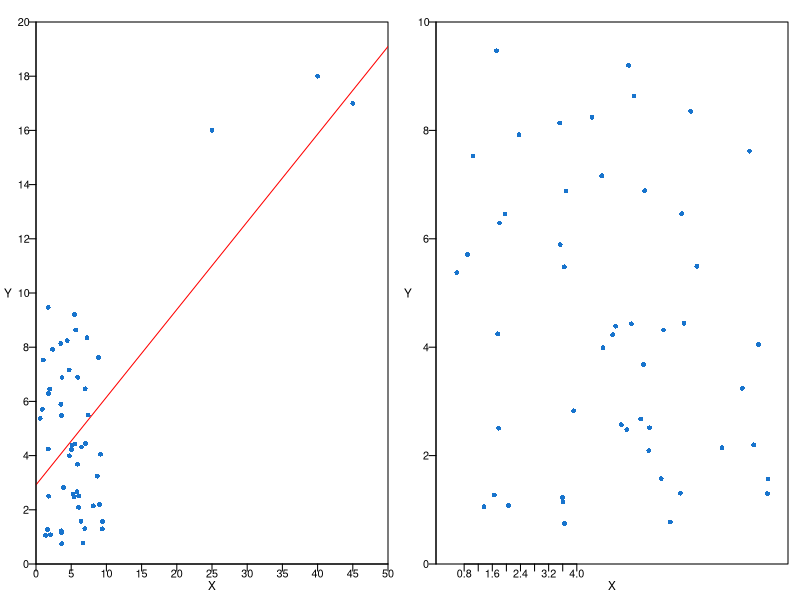

Reproduce this figure in R.

AzulS = "#B9C9F5"
t=0.65

set.seed(805)
x = c(runif(50, 0.5, 9.5), 25, 40, 45)
y = c(runif(50, 0.5, 9.5), 16, 18, 17)

png("rectaTendencia.png", width=1255.5, height=604.5, res = 300)
par(mar=c(1.7, 1.7, 1, 0.5) + 0.1, mgp = c(0,0.4,0), mfrow=c(1,2))

plot(x, y, pch = 16, col = "dodgerblue3", cex = 0.65,
		 ylab = "", xlab = "", ylim = c(0, 20), xlim = c(0, 50),
		 xaxt='n', yaxt='n',  xaxs="i", yaxs="i", main = "")

abline(lm(y~x), col = "red")

axis(1, seq(0, 50, by=5), tck=-0.02, cex.axis=t, padj = -1.3, xpd = NA)
axis(2, seq(0, 20, by=2), tck=-0.02, hadj = 0.85, las=1, cex.axis=t)
mtext(side = 1, text = "X", line = 0.5, cex=t+0.05)
mtext(side = 2, text = "Y", line = 1.2, cex=t+0.05, las=1)

plot(x, y, pch = 16, col = "dodgerblue3", cex = 0.65,
     ylab = "", xlab = "", ylim = c(0, 10), xlim = c(0, 10),
     xaxt='n', yaxt='n',  xaxs="i", yaxs="i", main = "")
axis(1, seq(0.8, 4.2, by=0.4), tck=-0.02, cex.axis=t, padj = -1.3, xpd = NA)
axis(2, seq(0, 20, by=2), tck=-0.02, hadj = 0.85, las=1, cex.axis=t)
mtext(side = 1, text = "X", line = 0.5, cex=t+0.05)
mtext(side = 2, text = "Y", line = 1.2, cex=t+0.05, las=1)

dev.off()
